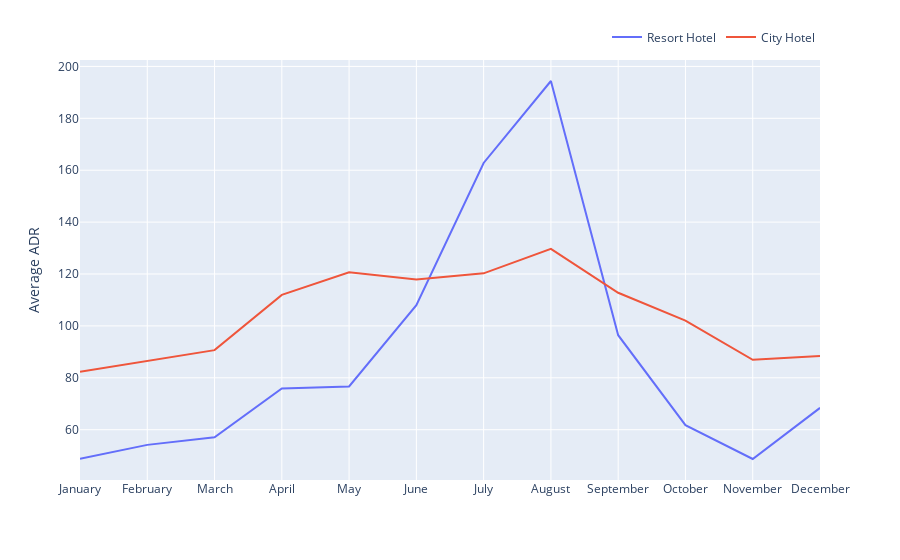

Source (notebook cell):
### Code cell
fig = px.line(adr, x='month', y=['adr for resort','adr for city'], height=500, labels={'value':'Average ADR','month':'','variable':''})

series_names = ['Resort Hotel', 'City Hotel']

for idx, name in enumerate(series_names):
    fig.data[idx].name = name
    fig.data[idx].hovertemplate = name
    
fig.update_layout(legend=dict(
    orientation="h",
    yanchor="bottom",
    y=1.02,
    xanchor="right",
    x=1
))

### Figure 1 — Plotly figure (JSON) as saved in the notebook; plotly's stock layout.template omitted (floating-point values rounded to 4 significant figures)
{"data": [{"hovertemplate": "Resort Hotel", "legendgroup": "adr for resort", "line": {"color": "#636efa", "dash": "solid"}, "marker": {"symbol": "circle"}, "mode": "lines", "name": "Resort Hotel", "orientation": "v", "showlegend": true, "type": "scatter", "x": ["January", "February", "March", "April", "May", "June", "July", "August", "September", "October", "November", "December"], "xaxis": "x", "y": [48.76, 54.15, 57.06, 75.87, 76.66, 108.0, 162.8, 194.4, 96.42, 61.78, 48.71, 68.41], "yaxis": "y"}, {"hovertemplate": "City Hotel", "legendgroup": "adr for city", "line": {"color": "#EF553B", "dash": "solid"}, "marker": {"symbol": "circle"}, "mode": "lines", "name": "City Hotel", "orientation": "v", "showlegend": true, "type": "scatter", "x": ["January", "February", "March", "April", "May", "June", "July", "August", "September", "October", "November", "December"], "xaxis": "x", "y": [82.33, 86.52, 90.66, 112.0, 120.7, 117.9, 120.3, 129.7, 112.8, 102.0, 86.95, 88.4], "yaxis": "y"}], "layout": {"autosize": true, "legend": {"orientation": "h", "title": {"text": ""}, "tracegroupgap": 0, "x": 1, "xanchor": "right", "y": 1.02, "yanchor": "bottom"}, "margin": {"t": 60}, "xaxis": {"anchor": "y", "autorange": true, "domain": [0, 1], "range": [0, 11], "title": {"text": ""}, "type": "category"}, "yaxis": {"anchor": "x", "autorange": true, "domain": [0, 1], "range": [40.61, 202.5], "title": {"text": "Average ADR"}, "type": "linear"}}}
